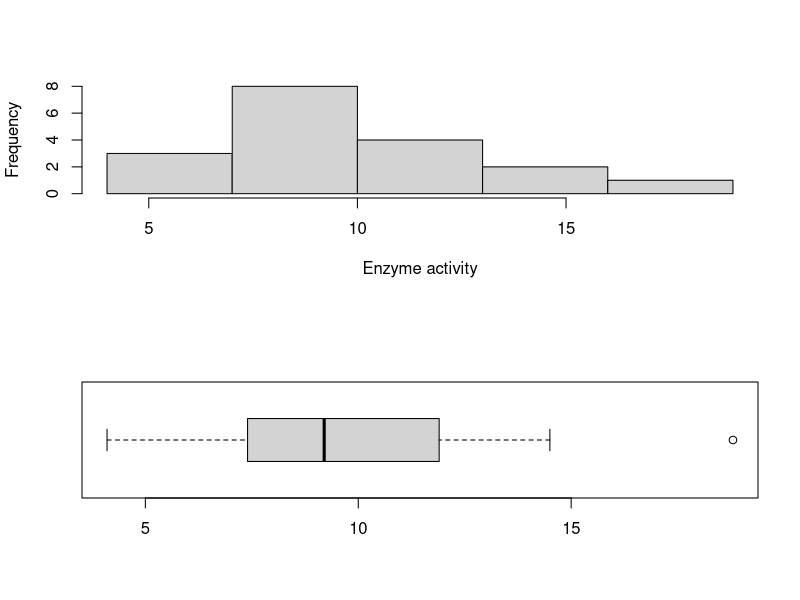

The R source for this figure:
# solution for exercise 5 of ficha tp 1

data <- read.csv("DadosFolha1.csv", na.strings = "")
enzyme <- data$Ex6
enzyme <- enzyme[!is.na(enzyme)]    # filter NA values

par(mfrow = c(2, 1))

#histogram with 5 classes

hist( 
  enzyme,
  breaks=c(4,7,10,13,16,19),
  right=FALSE,
  main="",
  xlab="Enzyme activity"
)

#quantiles
q <- quantile(enzyme, type=2, mar=2)

q1 <- sort(enzyme)[ceiling(length(enzyme)/4)]
#q2 = median
q3 <- sort(enzyme)[ceiling(length(enzyme)*0.75)]

#boxplot
boxplot(enzyme, horizontal=TRUE)